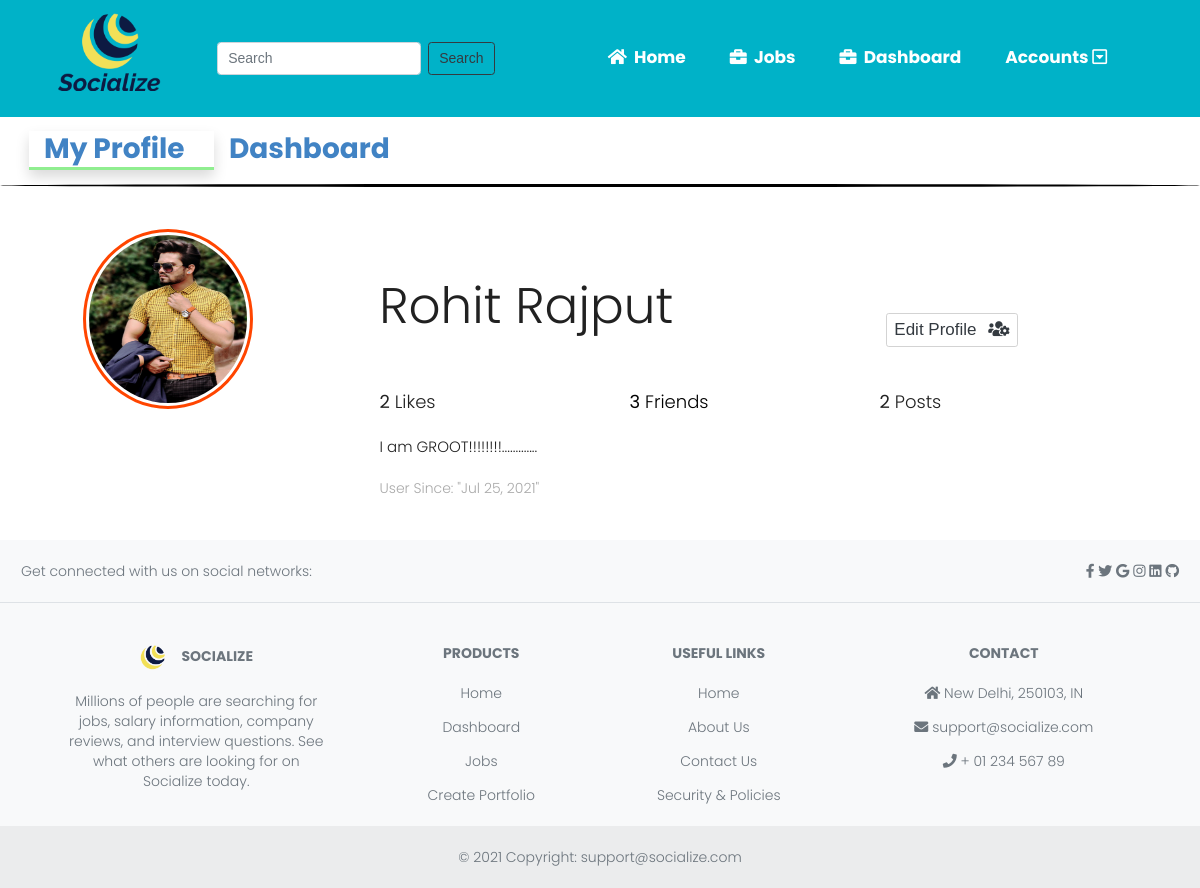
Screenshot of /profiles/my_profile (signed in) with the database file from the repository.
### profiles/models.py (models this page shows, shortened)
class Profile(models.Model):
    first_name = models.CharField(max_length = 200, blank = True)
    last_name = models.CharField(max_length = 200, blank = True)
    user = models.OneToOneField(User, on_delete = models.CASCADE)
    bio = RichTextField(default = "No Bio !!!...")
    email = models.EmailField(unique = True, null = True, blank = True)
    country = models.CharField(max_length = 200, blank = True)
    avatar = models.ImageField(default = 'def_avatar.png', upload_to = 'upload/profile_avatar')
    friends = models.ManyToManyField(User, blank = True, related_name = 'friends')
    slug = models.SlugField(unique = True, blank = True)
    updated = models.DateTimeField(auto_now = True)
    created = models.DateTimeField(auto_now_add = True)
    def get_friends_no(self):
        return self.friends.all().count()
    def get_posts_no(self):
        return self.posts.all().count()
    def get_likes_recieved_no(self):
        posts = self.posts.all()
        total_liked = 0
        for item in posts:
            total_liked += item.liked.all().count()
        return total_liked

### posts/models.py (models this page shows, shortened)
class Post(models.Model):
    content = RichTextField(blank = True, null = True)
    image = models.ImageField(upload_to = 'upload/posts/', validators = [FileExtensionValidator(['png', 'jpg', 'jpeg'])], blank = True, null = True)
    liked = models.ManyToManyField(Profile, blank = True, related_name = 'likes')
    updated = models.DateTimeField(auto_now = True)
    created = models.DateTimeField(auto_now_add = True)
    author = models.ForeignKey(Profile, on_delete = models.CASCADE, related_name = 'posts')
    class Meta:
        ordering = ('-created',)

### profiles/views/my_profile.py (the view)
# urls.py: path('my_profile', My_profile, name = "my_profile"),
def My_profile(request):
    user = request.user
    obj = Profile.objects.get(user=user)
    form = ProfileModelForm(request.POST or None, request.FILES or None, instance=obj)
    confirm = False
    if request.method == 'POST':
        if form.is_valid():
            form.save()
    data = {
        'obj': obj,
        'form': form,
    }
    return render(request, 'my_profile.html', data)

### profiles/forms.py
class ProfileModelForm(forms.ModelForm):
    class Meta:
        model = Profile
        fields = ('first_name', 'last_name', 'bio', 'avatar')

### profiles/templates/my_profile.html (shortened to what this page needs)
{% extends 'base.html' %}
{% load static %}
{% block content %}
<div class = "container mt-3 mb-3 ml-3 row">
    <div class = "col-lg-2 shadow" style = "border-bottom: 3px solid lightgreen;">
        <a href = "{% url 'my_profile' %}"><h1> My Profile </h1></a>
    </div>
    <div class = "col-lg-2">
        <a href = "{% url 'dashboard' %}"><h1> Dashboard </h1></a>
    </div>
</div>
<hr style = "background:#000; width: 100%; height:2px; border-radius: 50%;">
<div class = "container mt-5 mb-5">
    <div class = "container row">
        <div class = "container col-lg-2" id = "pro_pic">
            <img class = "border-gradient-red rounded-circle" src = "{{obj.avatar.url}}">
        </div>
        <div class = "container col-lg-9" id = "pro_info">
            <div class = "container row ml-3 mt-5 mb-5">
                <div class = "container col-sm-7">
                    <p> {{obj.first_name}} {{obj.last_name}} </p>
                </div>
                <div class = "container col-sm-3 mt-5 ml-5">
                    <button class = "btn btn-sm btn-outline-dark" data-toggle="modal" data-target="#exampleModal" style = "border: 1px solid lightgrey; font-size: 17px;"> Edit Profile <i class="fas fa-users-cog ml-2"></i> </button>
                </div>
            </div>
            <div class = "container row ml-5" id = "profile_counts">
                <div class = "container col-sm-4">
                    <p> <b>{{obj.get_likes_recieved_no}}</b> Likes </p>
                </div>
                <div class = "container col-sm-4">
                    <a href = "#"><p> <b>{{obj.get_friends_no}}</b> Friends </p></a>
                </div>
                <div class = "container col-sm-4">
                    <p> <b>{{obj.get_posts_no}}</b> Posts </p>
                </div>
            </div>
            <div class = "container mt-4 mb-4 ml-5" id = "bio">
                <div class = "container">
                    <p> {{obj.bio|safe}} </p>
                </div>
            </div>
            <div class = "container ml-5" id = "created">
                <div class = "container">
                    <p> User Since:  "{{obj.created|date:"M d, Y"}}" </p>
                </div>
            </div>
        </div>
    </div>
</div>
{% endblock %}

### templates/base.html (style rules this page uses)
body { min-height: 100vh; font-family: 'Poppins', sans-serif; font-weight: 300; }
h1, h2, h3, h4, h5, h6, p span { font-family: 'Poppins', sans-serif; font-weight: 700; }

### profiles/templates/my_profile.html (style rules this page uses)
#pro_pic img { width: 170px; height: 180px; border: 3px solid orangered; padding: 3px; }
#pro_info p { font-size: 50px; }
#profile_counts div p { font-size: 18px; }
#profile_counts div a { color: #000; }
#bio p { font-size: 15px; }
#created p { font-size: 14px; color: #A9A9A9; }

### rows the page displays
Profile: avatar (picture), first_name "Rohit", last_name "Rajput", get_likes_recieved_no "2", get_friends_no "3", get_posts_no "2", bio "I am GROOT!!!!!!!!.............", created "Jul 25, 2021"
